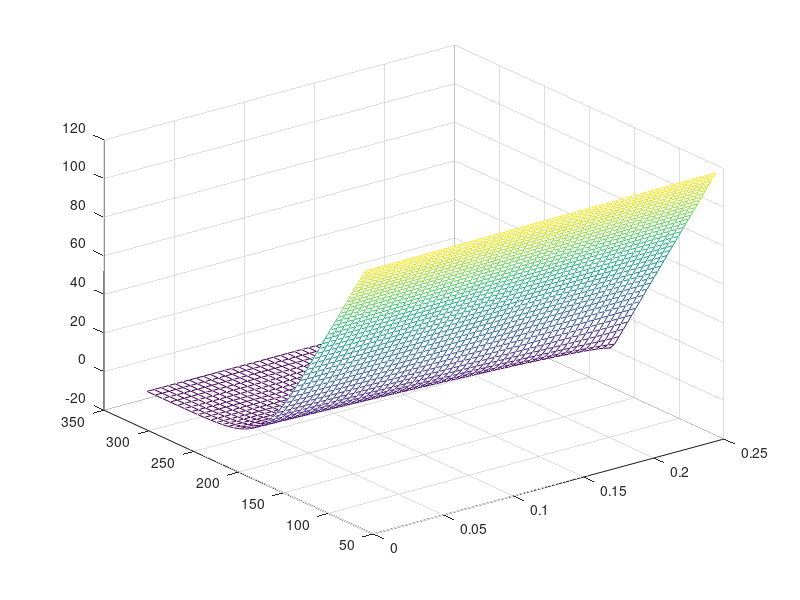

Here is the MATLAB script that generated this plot: (Note: this script raises an error after producing the figure.)
%%%%%%%%%%%%%%%%%%%%%%%%%%%%%%%%%%%%%%%%%%%%%%%%%%%%%%%%%%%%%%%%%%%%%%%%%%%
%                 1D Black-Scholes Equation Solver for
%                        European Put Option
%
%  The following code solves the B-S equation as a transformed heat
%  equation using the Finite Element Method. This program solves the 
%  equation for different values of N and M (no. of spatial and temporal 
%  points resp.) and plots the solution. We also perform basic error 
%  analysis by taking the analytical solution and solving for the error.
%
%  T - Time to Maturity
%  K - Strike Price
%  r - risk free interest rate
%  sigma - volatility
%
%  x_min, x_max - stock price bounds (these are implemented so we can
%  define the spatial domain)
%  x, tau - space and time domain resp.
%  x_eff - spatial domain excluding boundaries
%
%  S, k1, r - variables for transformation to heat equation
%
%  b - matric used to describe the boundary conditions as described in
%  Section 5
%
%  xi - matrix for the time variables (calculated using Crank-Nicolson)
%

close all
clear all


%%%%%%%%%%%%%%%%%%%%   Initial Setup of Variables   %%%%%%%%%%%%%%%%%%%%%%%

T = 0.25; K = 175;
r = 0.04; sigma = 0.30;


% Log transformation of stock price bounds
x_min = log(25/K); x_max = log(500/K);



% Discretise the spatial and time domain

N = 100; M = 50;

x = linspace(x_min, x_max, N+2); dx = x(2) - x(1);
tau = linspace(0, T*(sigma^2)/2, M+1); dtau = tau(2) - tau(1);
x_eff = x(2 : length(x)-1);

xi = zeros(length(x_eff), length(tau));
b=xi;

k1 = 2*r / (sigma^2);
S = K*exp(x);


%%%%%%%%%%%%%%%%%%%  Establish boundary conditions  %%%%%%%%%%%%%%%%%%%%%%%


% Initial condition for option value at time T (this is gamma in our notes)
IC = @(x, k1) max(0, exp(0.5 * x * (k1 - 1)) - exp(0.5 * x * (k1 + 1)));

% Boundary conditions (alpha - value at x_min , beta - value at x_max)
alpha = @(tau) exp(1/2*(k1-1)*x_max + 1/4*tau*(k1-1)^2);
beta = @(tau) 0;
phi_boundary = @(x, tau) (beta(tau) - alpha(tau)) .* (x - x_min)/(x_max - x_min) + alpha(tau);

% Set initial condition.

xi(:,1) = IC(x_eff, k1)-phi_boundary(x_eff,0);

% Construct b to incorporate the boundary conditions into the FEM solution.
for i = 1 : length(tau)
    b(:, i) = ((x_eff - x_min)/(x_max - x_min)) * dx * (0.25 * (k1 + 1) ^ 2) * beta(tau(i));
end


%%%%%%  Assemble matrices and solve for xi using time stepping scheme  %%%%

A1 = zeros(N,N);
for i=1:N
    if i > 1
        A1(i, i-1) = -1/dx;
    end
    A1(i, i) = 2/dx;
    if i < N
        A1(i, i+1) = -1/dx;
    end
end
A1(1,1:2)=[2/dx,-1/dx]; A1(N,N-1:N)=[-1/dx,2/dx];

B1 = zeros(N,N);
for i=1:N
    if i > 1
        B1(i, i-1) = dx/6;
    end
    B1(i, i) = 2*dx/3;
    if i < N
        B1(i, i+1) = dx/6;
    end
end
B1(1,1:2)=[2*dx/3,dx/6]; B1(N,N-1:N)=[dx/6,2*dx/3];

% Solve for xi using the Crank-Nicolson Scheme
B_final = B1 + (0.5 * dtau) .* A1;
A_final = B1 - (0.5 * dtau) .* A1;

for i = 2 : length(tau)
    xi(:, i) = B_final \ (A_final * xi(:, i - 1) - (dtau/2) * (b(:, i) + b(:, i-1)));
end

%%%%%%%%%%%%%%%%%%%   Option Price Calculation V(S,t)   %%%%%%%%%%%%%%%%%%%

% Get option price at nodes
base = zeros(length(x), length(tau));
for i = 1 : length(x)
    for j = 1 : length(tau)
        base(i, j) = phi_boundary(x(i), tau(j));
    end
end

nodes = [zeros(1,length(tau)); xi; zeros(1,length(tau))];
nodes = nodes + base;


% Transform option prices back to the stock price and time domain
for i=1:length(x)
    for j=1:length(tau)
        nodes(i,j)=(K*exp((-0.5)*(k1-1)*x(i)+(-0.25)*((k1+1)^2)*tau(j)))*nodes(i,j);
    end
end



%%%%%%%%%%%%%%%%%%%%%%      Post-Processing      %%%%%%%%%%%%%%%%%%%%%%%%%%



% Output a 3D mesh of our FEM approiximation
V = nodes;
stock = S;
time = T-tau*2/sigma^2;
s = mesh(time',stock(round(3*N/10):round(85*N/100)),V(round(3*N/10):round(85*N/100),:));view(3);
%mesh(time', stock, Nodes_v);view(3);
s.FaceColor = 'interp';
s.FaceAlpha = 0.3;
s.EdgeAlpha = 1; 
s.LineWidth = 0.75;
colormap turbo
title('Black-Scholes FEM Approximation for European Put');
ylabel('Stock Price (S)');xlabel('Time (T-t)');zlabel('Option Price V(S,t)');


% Output a 2D plot of the FEM Approximation for different time values
figure(2);
plot(stock(round(3*N/10):round(85*N/100)), V(round(3*N/10):round(85*N/100), 1), 'r-', 'LineWidth', 1);
hold on;
plot(stock(round(3*N/10):round(85*N/100)), V(round(3*N/10):round(85*N/100), M/2), '-', 'LineWidth', 1, 'Color',[0.1,0.6,0]);
plot(stock(round(3*N/10):round(85*N/100)), V(round(3*N/10):round(85*N/100),M), 'b-', 'LineWidth', 1);
legend("V(S,T) at maturity", "V(S,T/2)", "V(S,0) initial condition");
xlabel('Stock Price (S)');
ylabel('Option Value V(S,t)');
title('European Put Option Prices at Different Times');



%%%%%%%%%%%%%%%%%%%%%%%      Error Analysis      %%%%%%%%%%%%%%%%%%%%%%%%%%

% Calculate the analytical solution to the B-S Equation (using financial toolbox for MATLAB)
for i = 1:length(x)
    for j = 1:length(tau)
        [Call,Put] = blsprice(K*exp(x(i)), K, r, T - (tau(j)*2)/sigma^2, sigma);
        V_exact(i,j) = Put;
    end
end



V_exact = flip(V_exact,2);
V_exact = V_exact(round(3*N/10):round(85*N/100), :);
V = V(round(3*N/10):round(85*N/100),:);
err = V_exact - V;
figure(3);
mesh(time, stock(round(3*N/10):round(85*N/100)), err);
colormap parula
title('Error of Finite Element Solution');
ylabel('Stock Price');xlabel('Time');zlabel('Error');

